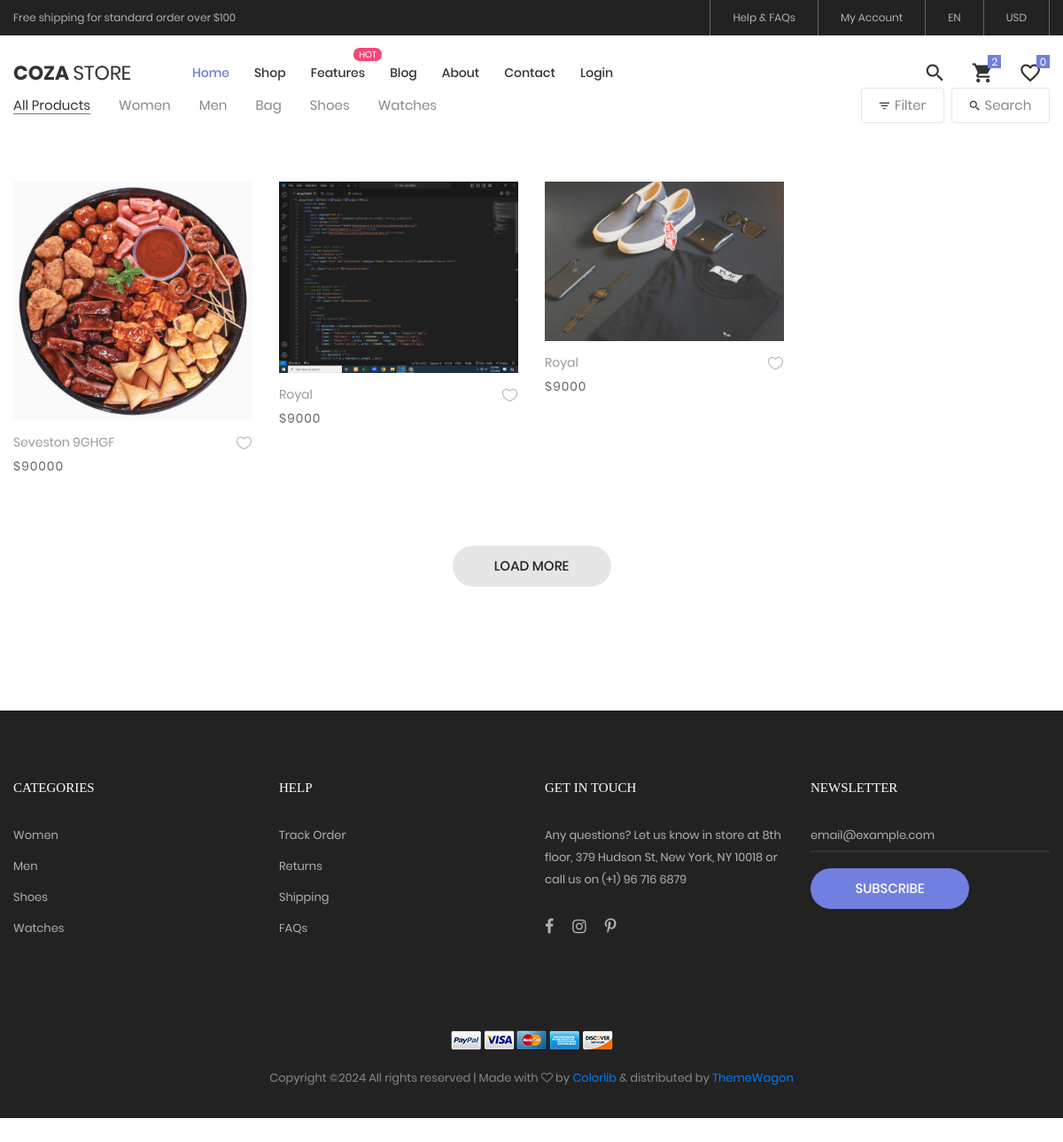
Page /product.php?cId=4 on the committed database.
### tables this page shows
CREATE TABLE `products` (
  `id` int(11) NOT NULL,
  `name` varchar(200) NOT NULL,
  `des` varchar(200) NOT NULL,
  `price` int(11) NOT NULL,
  `qty` int(11) NOT NULL,
  `image` varchar(200) NOT NULL,
  `c_id` int(11) NOT NULL
);

### product.php (the view, shortened to what this page needs)
<?php
include("query.php");
include("header.php");
?>
	<div class="bg0 m-t-23 p-b-140">
		<div class="container mt-5">
			<div class="flex-w flex-sb-m p-b-52 mt-5">
				<div class="flex-w flex-l-m filter-tope-group m-tb-10">
					<button class="stext-106 cl6 hov1 bor3 trans-04 m-r-32 m-tb-5 how-active1" data-filter="*">
						All Products
					</button>
					<button class="stext-106 cl6 hov1 bor3 trans-04 m-r-32 m-tb-5" data-filter=".women">
						Women
					</button>
					<button class="stext-106 cl6 hov1 bor3 trans-04 m-r-32 m-tb-5" data-filter=".men">
						Men
					</button>
					<button class="stext-106 cl6 hov1 bor3 trans-04 m-r-32 m-tb-5" data-filter=".bag">
						Bag
					</button>
					<button class="stext-106 cl6 hov1 bor3 trans-04 m-r-32 m-tb-5" data-filter=".shoes">
						Shoes
					</button>
					<button class="stext-106 cl6 hov1 bor3 trans-04 m-r-32 m-tb-5" data-filter=".watches">
						Watches
					</button>
				</div>
				<div class="flex-w flex-c-m m-tb-10">
					<div class="flex-c-m stext-106 cl6 size-104 bor4 pointer hov-btn3 trans-04 m-r-8 m-tb-4 js-show-filter">
						<i class="icon-filter cl2 m-r-6 fs-15 trans-04 zmdi zmdi-filter-list"></i>
						 Filter
					</div>
					<div class="flex-c-m stext-106 cl6 size-105 bor4 pointer hov-btn3 trans-04 m-tb-4 js-show-search">
						<i class="icon-search cl2 m-r-6 fs-15 trans-04 zmdi zmdi-search"></i>
						Search
					</div>
				</div>
			</div>
			<div class="row isotope-grid">
				<?php
				if(isset($_GET['cId'])){
					$catId = $_GET['cId'];
					$query = $pdo->prepare("select * from products where c_id = :cId ");
					$query->bindParam('cId',$catId);
					$query->execute();
					$allProducts = $query->fetchAll(PDO::FETCH_ASSOC);
					foreach($allProducts as $product){
				?>
				<div class="col-sm-6 col-md-4 col-lg-3 p-b-35 isotope-item women">
					<div class="block2">
						<div class="block2-pic hov-img0">
							<img src="adminPanel/img/<?php echo $product['image'] ?>" alt="IMG-PRODUCT">
						</div>
						<div class="block2-txt flex-w flex-t p-t-14">
							<div class="block2-txt-child1 flex-col-l ">
								<a href="product-detail.php?pId=<?php echo $product['id']?>" class="stext-104 cl4 hov-transcl1 -04 js-name-b2 p-b-6">
								<?php echo $product['name'] ?>
								</a>
								<span class="stext-105 cl3">
								$<?php echo $product['price'] ?>
								</span>
							</div>
							<div class="block2-txt-child2 flex-r p-t-3">
								<a href="#" class="btn-addwish-b2 dis-block pos-relative js-addwish-b2">
									<img class="icon-heart1 dis-block trans-04" src="images/icons/icon-heart-01.png" alt="ICON">
								</a>
							</div>
						</div>
					</div>
				</div>
					<?php
                }
				}
					?>
			</div>
			<div class="flex-c-m flex-w w-full p-t-45">
				<a href="#" class="flex-c-m stext-101 cl5 size-103 bg2 bor1 hov-btn1 p-lr-15 trans-04">
					Load More
				</a>
			</div>
		</div>
	</div>
	<?php
	include("footer.php");
	?>

### css/main.css (style rules this page uses)
.container { max-width: 1380px; }
@media (max-width: 1600px) { .container { max-width: 1200px; } }
.block2-pic { position: relative; }
.block2-txt-child1 { width: calc(100% - 30px); }
.block2-txt-child2 { width: 30px; }
.cl2 { color: #333; }
.cl3 { color: #666; }
.cl4 { color: #999; }
.cl5 { color: #222; }
.cl6 { color: #888; }
.stext-101 { font-family: Poppins-Medium; font-size: 15px; line-height: 1.466667; text-transform: uppercase; }
.stext-104 { font-family: Poppins-Regular; font-size: 14px; line-height: 1.466667; }
.stext-105 { font-family: Poppins-Regular; font-size: 14px; line-height: 1.466667; letter-spacing: 1px; }
.stext-106 { font-family: Poppins-Regular; font-size: 15px; line-height: 1.2; }
.size-103 { min-width: 179px; height: 46px; }
.size-104 { min-width: 94px; height: 40px; }
.size-105 { min-width: 111px; height: 40px; }
.bg0 { background-color: #fff; }
.bg2 { background-color: #e6e6e6; }
.bor1 { border-radius: 23px; }
.bor3 { border-bottom: 1px solid transparent; }
.bor4 { border: 1px solid #e6e6e6; border-radius: 3px; }
.how-active1 { color: #333; border-color: #797979; }
.hov-img0 { display: block; overflow: hidden; }
.hov-img0 img { width: 100%; -webkit-transition: transform 0.9s ease; -o-transition: transform 0.9s ease; -moz-transition: transform 0.9s ease; transition: transform 0.9s ease; }

### rows in the picture
products: image (picture), name "Seveston 9GHGF", price "90000"
products: image (picture), name "Royal", price "9000"
products: image (picture), name "Royal", price "9000"
